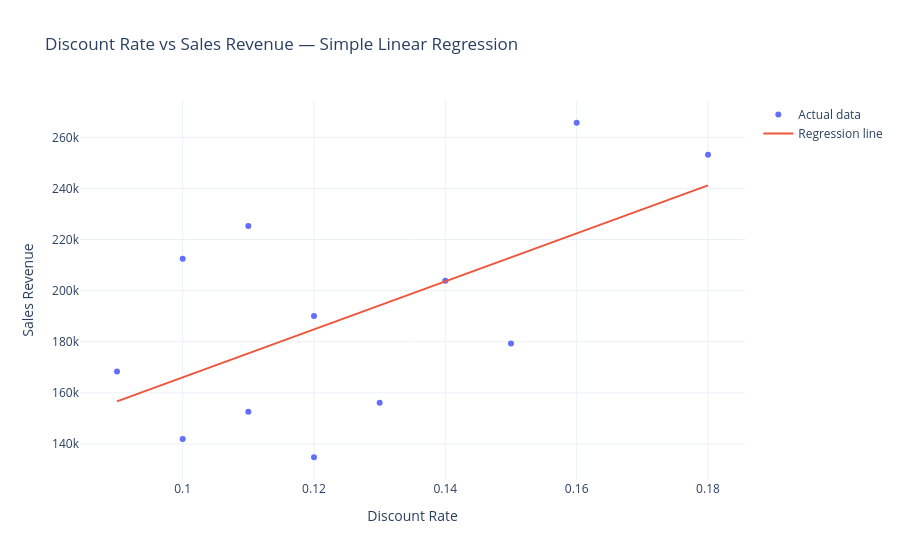

Here is the notebook cell this chart was saved with:
### Code cell
plot_df = df.sort_values(predictor).copy()

plot_df["predicted_sales_revenue"] = result["predictions"][np.argsort(x)]

fig = go.Figure()  
fig.add_trace(go.Scatter(
    x=plot_df[predictor],
    y=plot_df["sales_revenue"],
    mode="markers",
    name="Actual data",
    text=plot_df["campaign_name"],
    hovertemplate="Campaign: %{text}<br>discount_rate: %{x}<br>sales_revenue: %{y}<extra></extra>",
))

# Add a regression line using the predicted sales revenue values.
fig.add_trace(go.Scatter(
    x=plot_df[predictor],
    y=plot_df["predicted_sales_revenue"],
    mode="lines",
    name="Regression line",
    hovertemplate="discount_rate: %{x}<br>predicted sales_revenue: %{y}<extra></extra>",
    )
)

# Label the chart and axes clearly.
fig.update_layout(
    title="Discount Rate vs Sales Revenue — Simple Linear Regression",
    xaxis_title="Discount Rate",
    yaxis_title="Sales Revenue",
    template="plotly_white",
)
fig.show()

### Figure 1 — Plotly figure (JSON) as saved in the notebook; plotly's stock layout.template omitted (floating-point values rounded to 4 significant figures)
{"data": [{"hovertemplate": "Campaign: %{text}<br>discount_rate: %{x}<br>sales_revenue: %{y}<extra></extra>", "mode": "markers", "name": "Actual data", "text": ["Member Month", "Loyalty Push", "Payday Promo", "Spring Refresh", "Holiday Warmup", "New Year Sale", "Back To School Preview", "Weekend Deals", "Back To School Peak", "Midyear Clearance", "Year End Holiday", "Black Friday"], "type": "scatter", "x": [0.09, 0.1, 0.1, 0.11, 0.11, 0.12, 0.12, 0.13, 0.14, 0.15, 0.16, 0.18], "y": [168400, 141900, 212500, 152600, 225300, 134800, 190100, 156100, 203900, 179300, 265700, 253200]}, {"hovertemplate": "discount_rate: %{x}<br>predicted sales_revenue: %{y}<extra></extra>", "mode": "lines", "name": "Regression line", "type": "scatter", "x": [0.09, 0.1, 0.1, 0.11, 0.11, 0.12, 0.12, 0.13, 0.14, 0.15, 0.16, 0.18], "y": [156700.0, 166100.0, 166100.0, 175500.0, 175500.0, 184800.0, 184800.0, 194200.0, 203600.0, 213000.0, 222400.0, 241200.0]}], "layout": {"title": {"text": "Discount Rate vs Sales Revenue — Simple Linear Regression"}, "xaxis": {"title": {"text": "Discount Rate"}}, "yaxis": {"title": {"text": "Sales Revenue"}}}}
